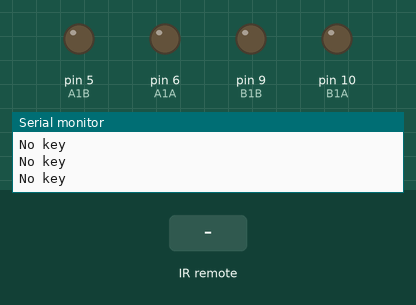
Bench run of a sketch on a simulated Arduino Uno, built with avr-gcc and run on an emulated ATmega328P. Parts: output pins drawn as LEDs (lit = HIGH), the last lines printed to the serial monitor. The test bench sets the inputs (shaded band).

Above: at 1.2 s.
1.3 s: infrared code 0xC received
At 1.7 s:
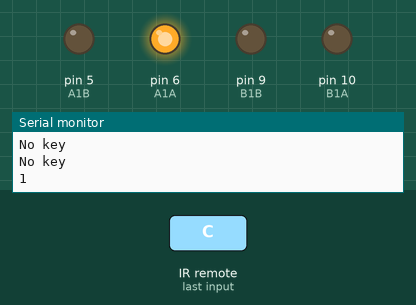
3.3 s: infrared code 0x18 received
At 4.3 s:
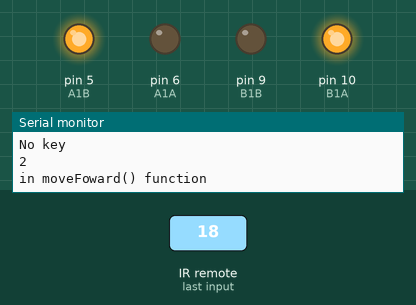
6.3 s: infrared code 0x5E received
At 6.7 s:
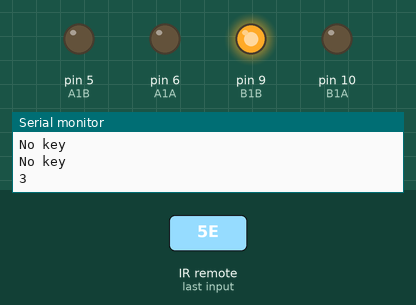
8.3 s: infrared code 0x8 received
At 8.7 s:
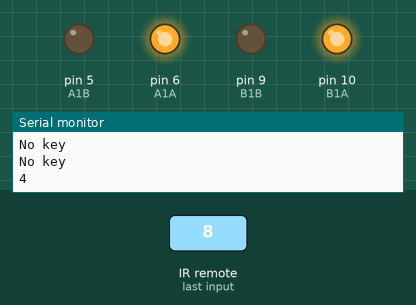
10.3 s: infrared code 0x5A received
At 10.7 s:
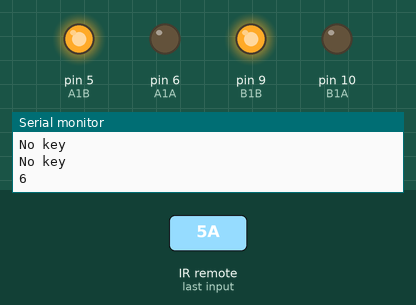
12.3 s: infrared code 0x42 received
At 12.6 s:
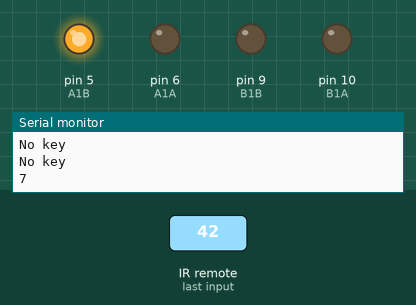
Timing chart, 0 to 15.3 s (numbered marks = the images above; inputs shaded):
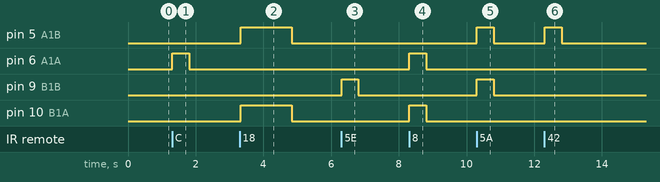

The sketch:

9.remote_control.ino
```cpp
#include <IRremote.h>

const int irReceiverPin = 12; // IR Reciever

// Motors
const int A1B = 5;
const int A1A = 6;
const int B1B = 9;
const int B1A = 10;

int speed = 255;

void setup() {
  Serial.begin(9600);
  IrReceiver.begin(irReceiverPin, ENABLE_LED_FEEDBACK); // Start the IR reciever

  Serial.println("Begin");

  pinMode(A1B, OUTPUT);
  pinMode(A1A, OUTPUT);
  pinMode(B1B, OUTPUT);
  pinMode(B1A, OUTPUT);
}

void loop() {
  if (IrReceiver.decode()) { // check for a completely recieved IR message
    String key = decodeKeyValue(IrReceiver.decodedIRData.command);

    if (key != "ERROR") {
      Serial.println(key);

      if (key == "+") {
        speed += 50;
      }
      else if (key == "-") {
        speed -= 50;
      }
      else if (key == "2") {
        moveForward(speed);
        delay(1000);
        Serial.print("Here");
      }
      else if (key == "1") {
        moveLeft(speed);
      }
      else if (key == "3") {
        moveRight(speed);
      }
      else if (key == "4") {
        turnLeft(speed);
      }
      else if (key == "6") {
        turnRight(speed);
      }
      else if (key == "7") {
        backLeft(speed);
      }
      else if (key == "9") {
        backRight(speed);
      }
      else if (key == "8") {
        moveBackward(speed);
        delay(1000);
      }

      if (speed >= 255) {
        speed = 255;
      }
      if (speed <= 0) {
        speed = 0;
      }
      delay(500);
      stop();

      IrReceiver.resume(); // Enable IR reciever to get next value
    }
  }
  else {
    Serial.println("No key");
  }
}

void moveForward(int speed) {
  Serial.print("in moveFoward() function");
  analogWrite(A1B, speed);
  analogWrite(A1A, 0);
  analogWrite(B1B, 0);
  analogWrite(B1A, speed);
}

void moveBackward(int speed) {
  analogWrite(A1B, 0);
  analogWrite(A1A, speed);
  analogWrite(B1B, speed);
  analogWrite(B1A, 0);
}

void stop() {
  analogWrite(A1B, 0);
  analogWrite(A1A, 0);
  analogWrite(B1B, 0);
  analogWrite(B1A, 0);
}

void backLeft(int speed) {
  analogWrite(A1B, speed);
  analogWrite(A1A, 0);
  analogWrite(B1B, 0);
  analogWrite(B1A, 0);
}

void backRight(int speed) {
  analogWrite(A1B, 0);
  analogWrite(A1A, 0);
  analogWrite(B1B, 0);
  analogWrite(B1A, speed);
}

void turnLeft(int speed) {
  analogWrite(A1B, 0);
  analogWrite(A1A, speed);
  analogWrite(B1B, 0);
  analogWrite(B1A, speed);
}

void turnRight(int speed) {
  analogWrite(A1B, speed);
  analogWrite(A1A, 0);
  analogWrite(B1B, speed);
  analogWrite(B1A, 0);
}

void moveLeft(int speed) {
  analogWrite(A1B, 0);
  analogWrite(A1A, speed);
  analogWrite(B1B, 0);
  analogWrite(B1A, 0);
}

void moveRight(int speed) {
  analogWrite(A1B, 0);
  analogWrite(A1A, 0);
  analogWrite(B1B, speed);
  analogWrite(B1A, 0);
}

String decodeKeyValue(long command)
{
  switch(command){
    case 0x16:
      return "0";
    case 0xC:
      return "1";
    case 0x18:
      return "2";
    case 0x5E:
      return "3";
    case 0x8:
      return "4";
    case 0x1C:
      return "5";
    case 0x5A:
      return "6";
    case 0x42:
      return "7";
    case 0x52:
      return "8";
    case 0x4A:
      return "9";
    case 0x9:
      return "+";
    case 0x15:
      return "-";
    case 0x7:
      return "EQ";
    case 0xD:
      return "U/SD";
    case 0x19:
      return "CYCLE";
    case 0x44:
      return "PLAY/PAUSE";
    case 0x43:
      return "FORWARD";
    case 0x40:
      return "BACKWARD";
    case 0x45:
      return "POWER";
    case 0x47:
      return "MUTE";
    case 0x46:
      return "MODE";
    case 0x0:
      return "ERROR";
    default :
      return "ERROR";
    }
}
```

Measured:
- after the input at 1.3 s, pin 6 (A1A): LOW → HIGH at once, → LOW 0.50 s later
- after the input at 3.3 s, pin 5 (A1B), pin 10 (B1A): LOW → HIGH at once, → LOW 1.5 s later
- after the input at 6.3 s, pin 9 (B1B): LOW → HIGH at once, → LOW 0.50 s later
- after the input at 8.3 s, pin 6 (A1A), pin 10 (B1A): LOW → HIGH at once, → LOW 0.50 s later
- after the input at 10.3 s, pin 5 (A1B), pin 9 (B1B): LOW → HIGH at once, → LOW 0.50 s later
- after the input at 12.3 s, pin 5 (A1B): LOW → HIGH at once, → LOW 0.50 s later
